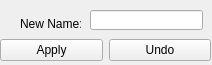
<?xml version="1.0" encoding="UTF-8"?>
<ui version="4.0">
 <class>Form</class>
 <widget class="QWidget" name="Form">
  <property name="geometry">
   <rect>
    <x>0</x>
    <y>0</y>
    <width>212</width>
    <height>65</height>
   </rect>
  </property>
  <property name="windowTitle">
   <string>Form</string>
  </property>
  <widget class="QLabel" name="newName_lbl">
   <property name="geometry">
    <rect>
     <x>20</x>
     <y>10</y>
     <width>61</width>
     <height>27</height>
    </rect>
   </property>
   <property name="text">
    <string>New Name:</string>
   </property>
   <property name="scaledContents">
    <bool>false</bool>
   </property>
  </widget>
  <widget class="QLineEdit" name="newName_lineEdit">
   <property name="geometry">
    <rect>
     <x>90</x>
     <y>10</y>
     <width>113</width>
     <height>20</height>
    </rect>
   </property>
  </widget>
  <widget class="QWidget" name="gridLayoutWidget">
   <property name="geometry">
    <rect>
     <x>0</x>
     <y>30</y>
     <width>211</width>
     <height>41</height>
    </rect>
   </property>
   <layout class="QGridLayout" name="gridLayout_3">
    <item row="0" column="0">
     <widget class="QPushButton" name="newName_apply_btn">
      <property name="text">
       <string>Apply</string>
      </property>
     </widget>
    </item>
    <item row="0" column="1">
     <widget class="QPushButton" name="newName_undo_btn">
      <property name="text">
       <string>Undo</string>
      </property>
     </widget>
    </item>
   </layout>
  </widget>
 </widget>
 <resources/>
 <connections/>
</ui>
